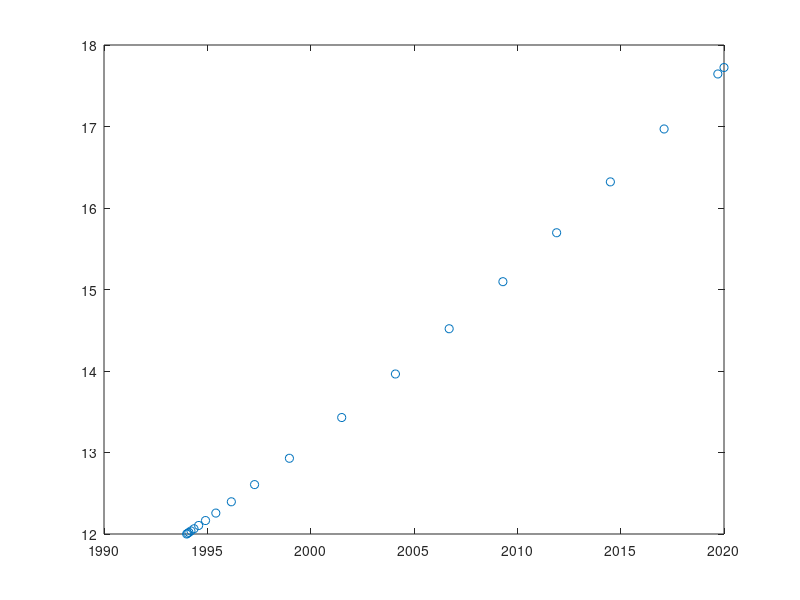

Write MATLAB code to recreate this figure.
function test
  [t,N]=ode23(@fun1,[1994,2020],12)
  plot(t,N,'o')
  
function dfun=fun1(t,N)
   dfun=0.015*N
   
function test1
  y0=[0;2]
  tn=[0,3]
  [t,y]=ode23(@fun2,tn,y0)
  plot(t,y1(:,1),"+",t,y2(:,2),"o")
  xlabel("t");ylabel("y_1 and y_2")
  legend('y_1','y_2')
function dfun=fun2(t,y)
  dfun=[-y(1)*exp(1-t)+0.8*y(2);y(1)-y(2)^3];